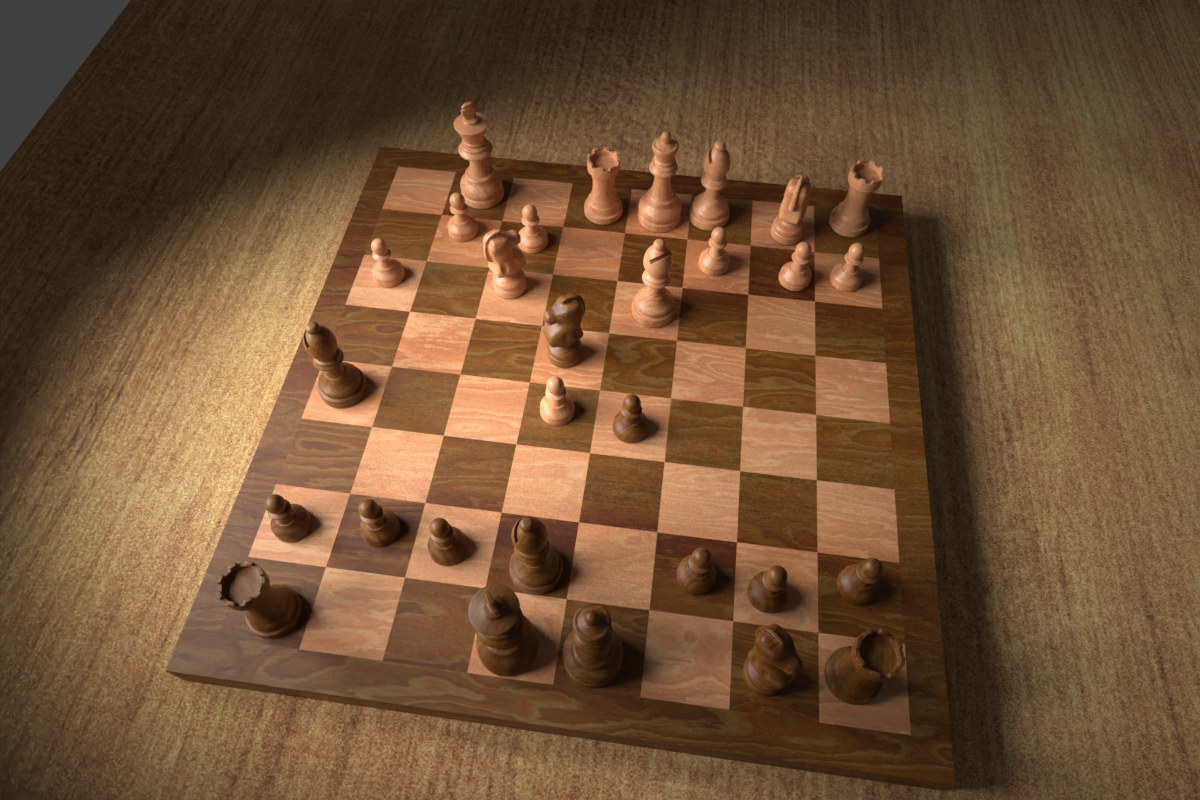
#> input picture approaches/board_localization_approach/chessboard.png, 1200 x 800 px
$ python board_localization_canny_hough.py
#> lines starting #> are read from the running program, lines starting #| are printed output that depends on the picture
#> further down, image is the input picture: shape (800, 1200, 3); mean B, G, R 53.3, 81, 111.4
import cv2
import numpy as np
import matplotlib.pyplot as plt

from coordinates import from_homogenous_coordinates, to_homogenous_coordinates

def find_corners(image):
    # Convert image to grayscale
    gray = cv2.cvtColor(image, cv2.COLOR_BGR2GRAY)
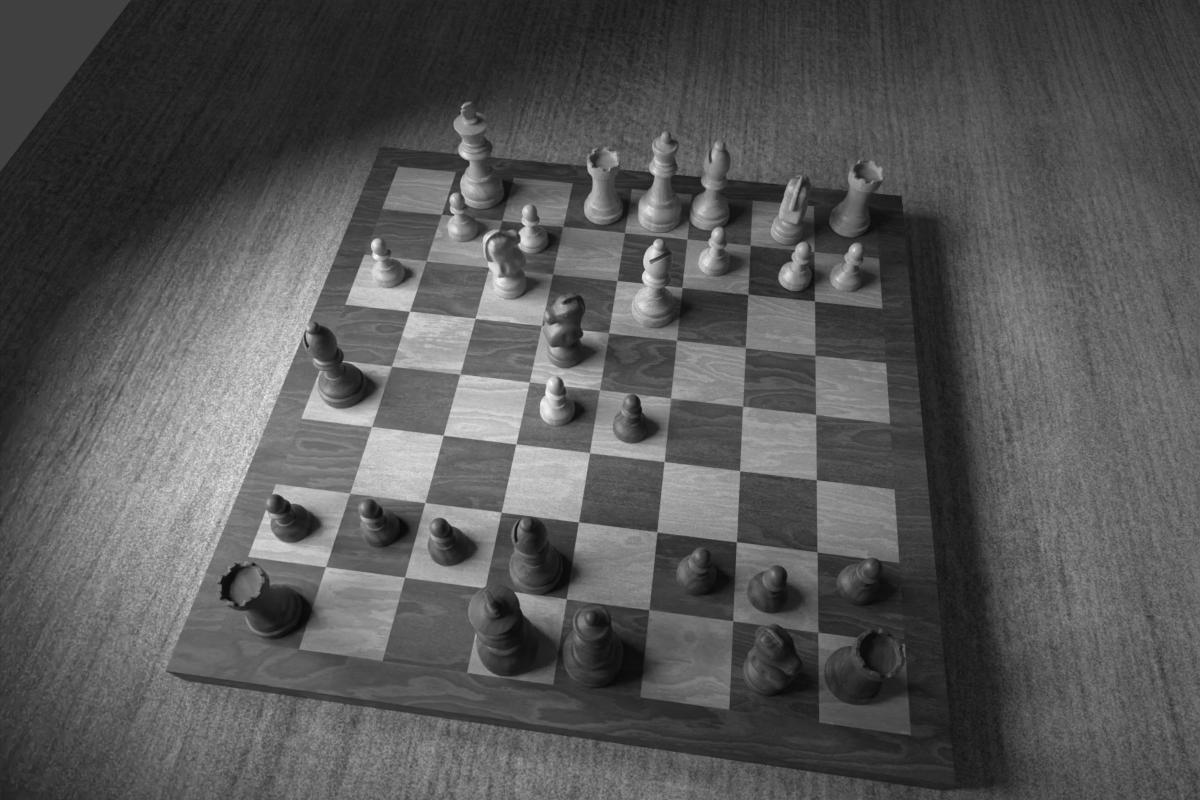
#> gray: shape (800, 1200); min 9, max 251, mean 86.9

    # Define the chessboard pattern
    pattern_size = (8, 8)
    pattern_points = np.zeros((np.prod(pattern_size), 2), np.float32)
    pattern_points[:, :2] = np.indices(pattern_size).T.reshape(-1, 2)
    pattern_points *= 20  # Each square is 20mm

    # Define the parameters for goodFeaturesToTrack
    max_corners = 200
    quality_level = 0.001
    min_distance = 20
    block_size = 3
    use_harris_detector = True
    k = 0.04

    # Apply goodFeaturesToTrack to find corners
    corners = cv2.goodFeaturesToTrack(gray, max_corners, quality_level, min_distance,
                                      None, None, block_size, use_harris_detector, k)
#> corners = 200 rows, first 8: [453, 214], [524, 226], [642, 282], [650, 260], [791, 260], [343, 361], [583, 331], [408, 312]

    # Refine the corner positions
    corners = np.array(corners, dtype=np.float32)
    corners = cv2.cornerSubPix(
        gray, corners, (11, 11), (-1, -1),
        (cv2.TERM_CRITERIA_EPS + cv2.TERM_CRITERIA_MAX_ITER, 30, 0.001)
    )
#> corners = 200 rows, first 8: [451.6, 212.2], [523.8, 225.6], [641.8, 280.8], [643.8, 265.1], [792.8, 258.3], [342.8, 359.9], [582.1, 331.8], [409.5, 311]


    # Apply Canny edge detection
    edges = cv2.Canny(gray, 100, 200)
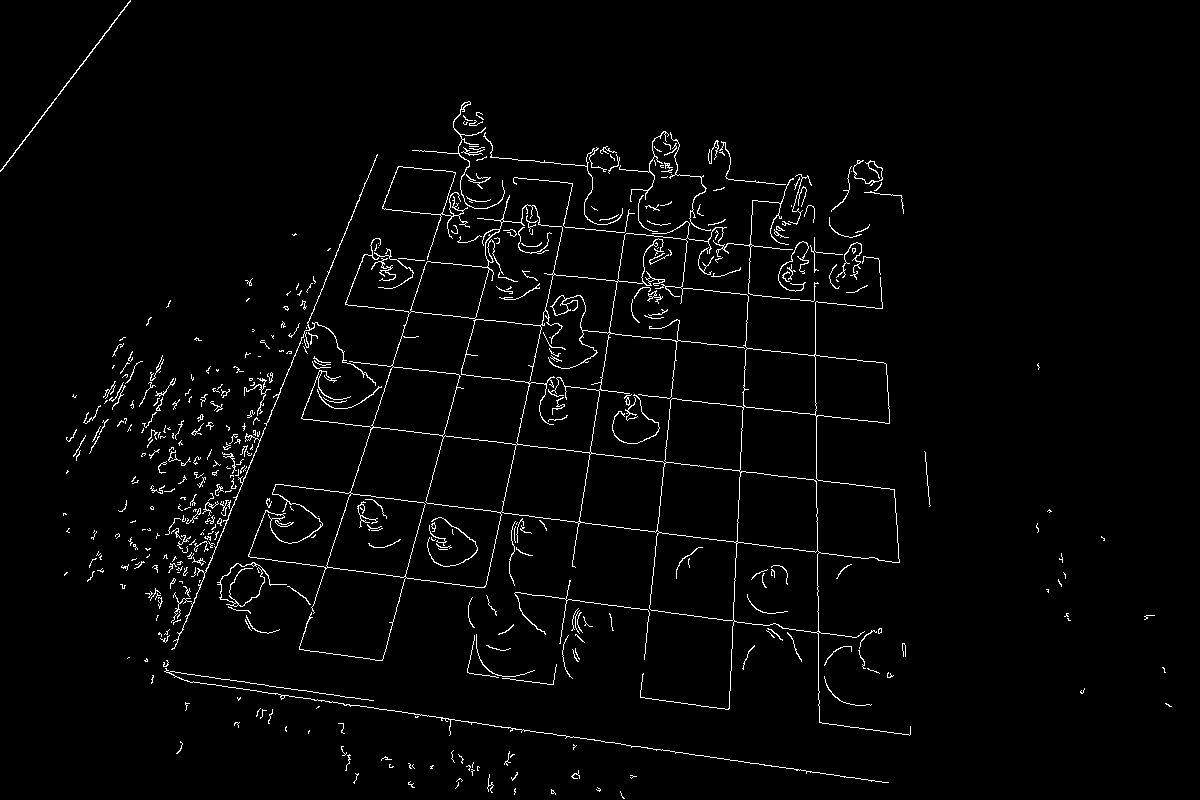
#> edges: shape (800, 1200); 2.4% white in thin lines or dots

    # Find Hough lines
    lines = cv2.HoughLines(edges, 1, np.pi/180, 100)
#> lines = 49 rows, first 8: [653, 0.157], [377, 1.69], [601, 1.71], [597, 0.209], [709, 0.105], [447, 1.69], [485, 0.314], [215, 1.68]

    # Find intersection points of Hough lines
    intersections = []
    for line1 in lines:
        rho1, theta1 = line1[0]
        for line2 in lines:
            rho2, theta2 = line2[0]
            if abs(theta1 - theta2) > np.pi/4:  # Only consider orthogonal lines
                x, y = np.array([np.cos(theta1), np.sin(theta1)]), np.array([np.cos(theta2), np.sin(theta2)])
                intersection = np.int32(np.round(np.linalg.solve(np.vstack([x, y]), np.array([rho1, rho2]))))
                if intersection[0] >= 0 and intersection[1] >= 0 and intersection[0] < gray.shape[1] and intersection[1] < gray.shape[0]:
                    intersections.append(intersection)
#> this loop made 49 passes
#> (rho1, theta1) on passes 1 to 12: (653, 0.157), (377, 1.69), (601, 1.71), (597, 0.209), (709, 0.105), (447, 1.69), (485, 0.314), (215, 1.68), (541, 0.262), (650, 1.71), (267, 1.68), (406, 0.384)
#> after the loop, intersections = 1114 pairs, first value 3 to 916, second value 109 to 795

    # Find the four corners
    corner_candidates = np.array(intersections, dtype=np.int32)
#> corner_candidates has the same summary as intersections
    distances = cv2.distanceTransform(255 - edges, cv2.DIST_L2, cv2.DIST_MASK_PRECISE)
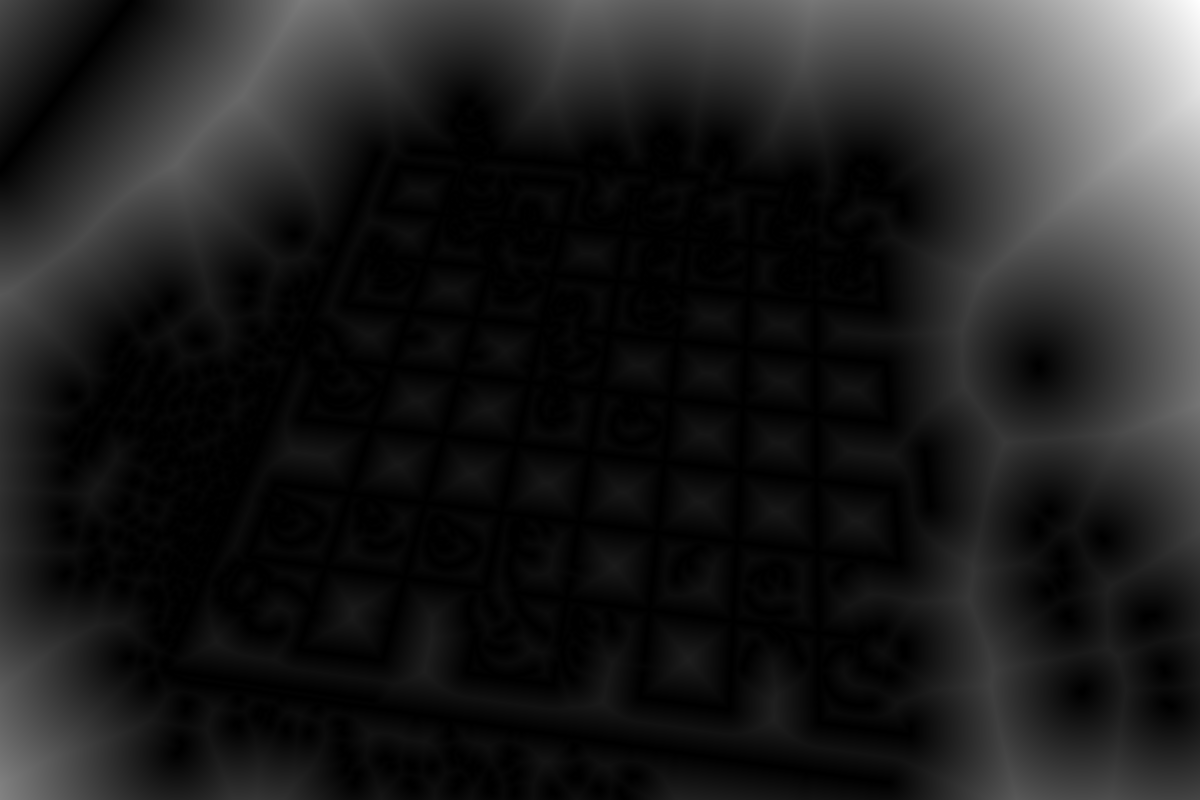
#> distances: shape (800, 1200) float32; min 0, max 356.1, mean 44.4; drawn with min black and max white
    corner_scores = distances[corner_candidates[:, 1], corner_candidates[:, 0]]
#> corner_scores = 1114 values, max 31.95 at index 55, min 0 at index 2, mean 1.99
    corner_ids = np.argsort(corner_scores)[:4]
#> corner_ids = [14, 15, 16, 18]
    corners = corner_candidates[corner_ids]
#> corners = [[600, 389], [634, 170], [599, 391], [624, 232]]

    return corners

if __name__ == "__main__":
    # Load the image
    image = cv2.imread("chessboard.png")

    # Find the corners
    corners = find_corners(image)
#> corners = [[600, 389], [634, 170], [599, 391], [624, 232]]

    # Show the image with the corners
    fig = plt.figure(num="Corner detection output")
    plt.imshow(cv2.cvtColor(image, cv2.COLOR_BGR2RGB))
    if corners is not None:
        plt.scatter(*corners.T, c="r")
    plt.axis("off")
    plt.show()
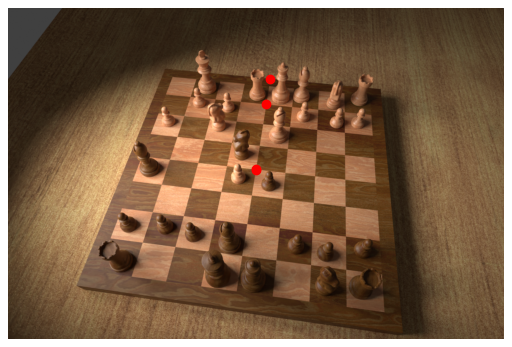
#> figure drawn by matplotlib, 1 panel
